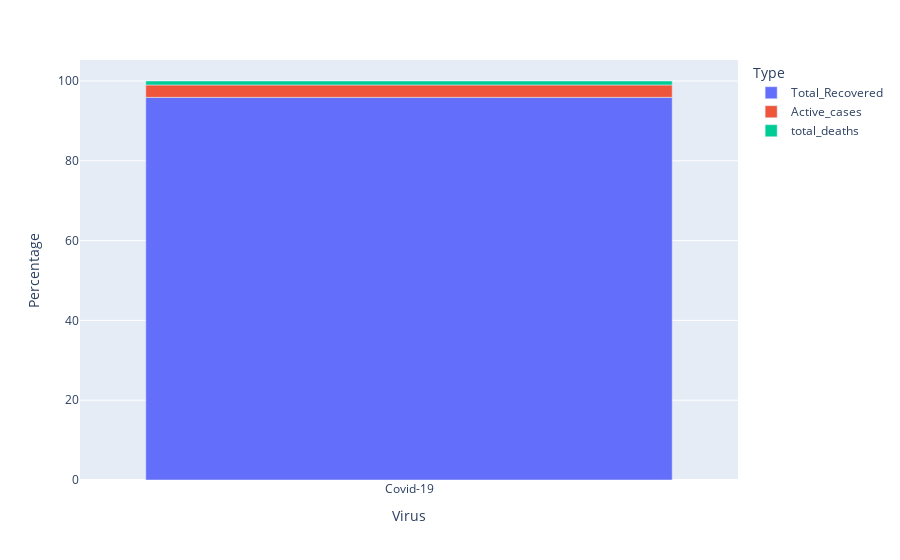

Notebook code for this chart:
### Code cell
cases = df[['Total_Recovered','Active_cases','total_deaths']].loc[0]
cases_df = pd.DataFrame(cases).reset_index()
cases_df.columns = ['Type', 'Total']
cases_df['Percentage'] = np.round(100*cases_df['Total']/np.sum(cases_df['Total']),2)
cases_df['Virus'] = ['Covid-19' for i in range(len(cases_df))]


fig = px.bar(cases_df, x='Virus', y='Percentage', color='Type', hover_data=['Total'])
fig.show()

### Figure 1 — Plotly figure (JSON) as saved in the notebook; plotly's stock layout.template omitted (floating-point values rounded to 4 significant figures)
{"data": [{"alignmentgroup": "True", "customdata": [[669848288]], "hovertemplate": "Type=Total_Recovered<br>Virus=%{x}<br>Percentage=%{y}<br>Total=%{customdata[0]}<extra></extra>", "legendgroup": "Total_Recovered", "marker": {"color": "#636efa", "pattern": {"shape": ""}}, "name": "Total_Recovered", "offsetgroup": "Total_Recovered", "orientation": "v", "showlegend": true, "textposition": "auto", "type": "bar", "x": ["Covid-19"], "xaxis": "x", "y": [95.9], "yaxis": "y"}, {"alignmentgroup": "True", "customdata": [[21727081]], "hovertemplate": "Type=Active_cases<br>Virus=%{x}<br>Percentage=%{y}<br>Total=%{customdata[0]}<extra></extra>", "legendgroup": "Active_cases", "marker": {"color": "#EF553B", "pattern": {"shape": ""}}, "name": "Active_cases", "offsetgroup": "Active_cases", "orientation": "v", "showlegend": true, "textposition": "auto", "type": "bar", "x": ["Covid-19"], "xaxis": "x", "y": [3.11], "yaxis": "y"}, {"alignmentgroup": "True", "customdata": [[6944743]], "hovertemplate": "Type=total_deaths<br>Virus=%{x}<br>Percentage=%{y}<br>Total=%{customdata[0]}<extra></extra>", "legendgroup": "total_deaths", "marker": {"color": "#00cc96", "pattern": {"shape": ""}}, "name": "total_deaths", "offsetgroup": "total_deaths", "orientation": "v", "showlegend": true, "textposition": "auto", "type": "bar", "x": ["Covid-19"], "xaxis": "x", "y": [0.99], "yaxis": "y"}], "layout": {"barmode": "relative", "legend": {"title": {"text": "Type"}, "tracegroupgap": 0}, "margin": {"t": 60}, "xaxis": {"anchor": "y", "domain": [0, 1], "title": {"text": "Virus"}}, "yaxis": {"anchor": "x", "domain": [0, 1], "title": {"text": "Percentage"}}}}
